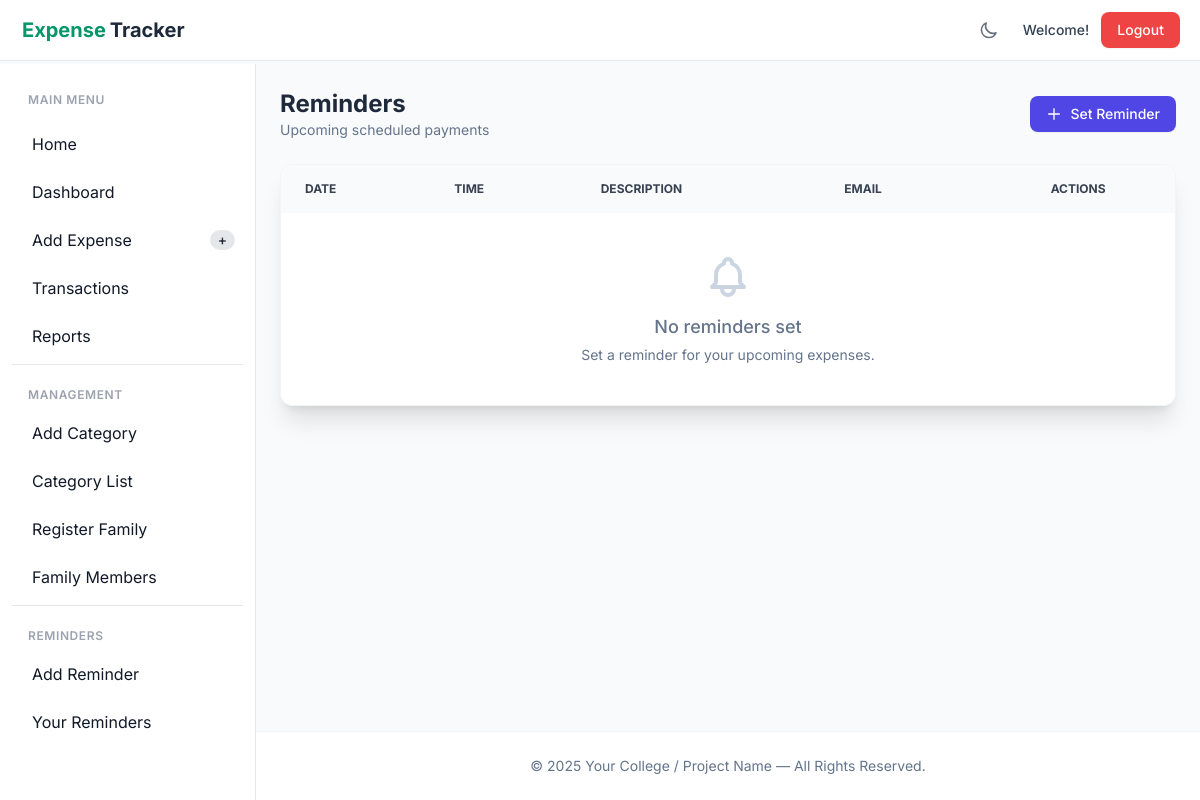
The page /user/reminder/list/ (signed in) on the database as committed earlier.
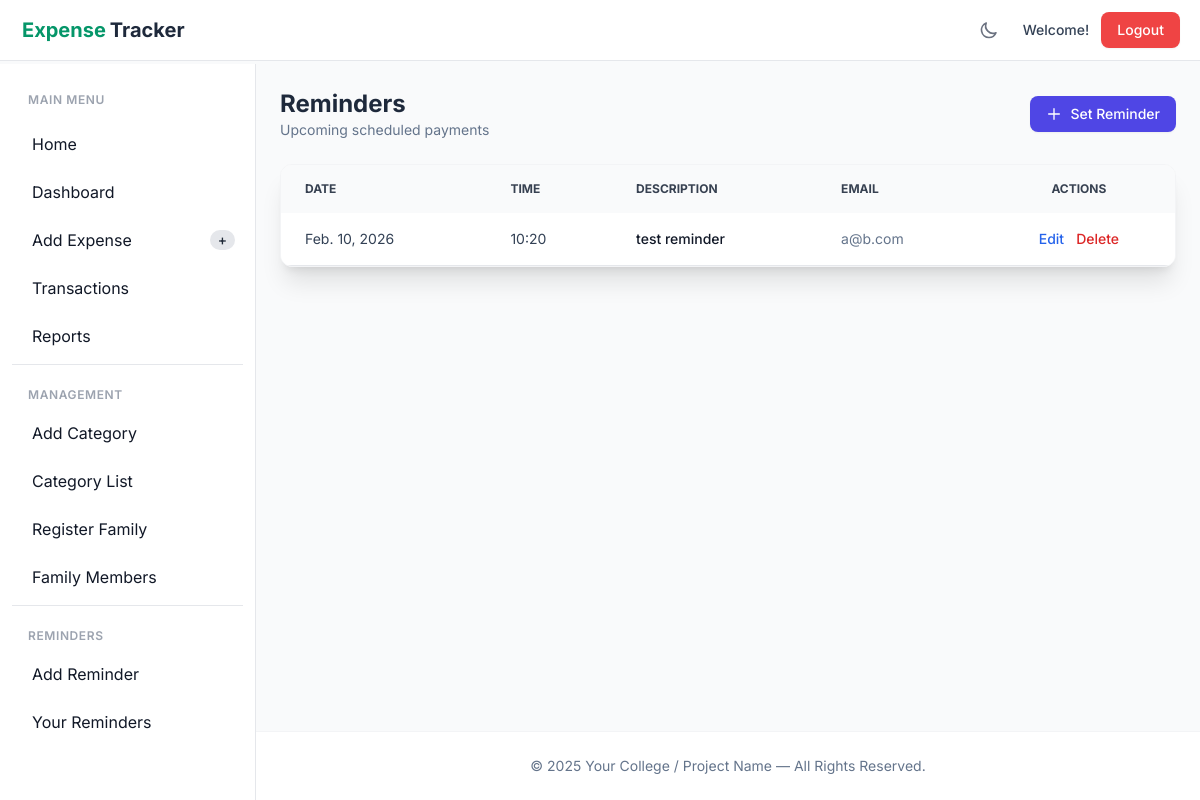
The same page on the database as committed later.
### user/models.py (models this page shows)
class Reminder(models.Model):
    date = models.DateField()
    time = models.CharField(max_length=50)
    Reminder_desc = models.CharField(max_length=100)
    Email_id = models.EmailField(max_length=100)
    by = models.ForeignKey(
        Registration,
        related_name="reminder",
        on_delete=models.PROTECT,
    )

### user/views.py (the view)
# urls.py: path('user/reminder/list/',views. reminder_list1, name='reminder_list1'),
def reminder_list1(request):
    user = request.session.get("user_id")
    logged_user = get_object_or_404(Registration,id=user)
    reminders = Reminder.objects.filter(by=logged_user)
    role = request.session.get('role')
    return render(request, 'reminder_list1.html', {
        'reminders': reminders,
        'role':role})

### user/templates/reminder_list1.html (shortened to what this page needs)
{% extends 'base_dashboard.html' %}
{% load static %}
{% block content %}
<div class="animate-fade-in-up">
  <div class="flex flex-col md:flex-row justify-between items-start md:items-center mb-6">
    <div>
      <h1 class="text-2xl font-bold text-slate-800 dark:text-white">Reminders</h1>
      <p class="text-slate-500 dark:text-slate-400 text-sm">Upcoming scheduled payments</p>
    </div>
    <a href="{% url 'Reminder1_page' %}"
      class="mt-4 md:mt-0 inline-flex items-center px-4 py-2 bg-indigo-600 hover:bg-indigo-700 text-white text-sm font-medium rounded-lg transition-colors shadow-sm">
      <svg class="w-4 h-4 mr-2" fill="none" stroke="currentColor" viewBox="0 0 24 24">
        <path stroke-linecap="round" stroke-linejoin="round" stroke-width="2" d="M12 4v16m8-8H4"></path>
      </svg>
      Set Reminder
    </a>
  </div>
  <div
    class="bg-white dark:bg-slate-800 rounded-xl shadow-xl border border-gray-100 dark:border-slate-700 overflow-hidden">
    <div class="overflow-x-auto">
      <table class="w-full text-sm text-left text-gray-500 dark:text-gray-400">
        <thead class="text-xs text-gray-700 uppercase bg-gray-50 dark:bg-slate-700 dark:text-gray-400">
          <tr>
            <th scope="col" class="px-6 py-4">Date</th>
            <th scope="col" class="px-6 py-4">Time</th>
            <th scope="col" class="px-6 py-4">Description</th>
            <th scope="col" class="px-6 py-4">Email</th>
            <th scope="col" class="px-6 py-4 text-center">Actions</th>
          </tr>
        </thead>
        <tbody>
          {% for r in reminders %}
          <tr
            class="bg-white border-b dark:bg-slate-800 dark:border-slate-700 hover:bg-gray-50 dark:hover:bg-slate-700/50 transition-colors">
            <td class="px-6 py-4 text-slate-700 dark:text-slate-300">
              {{ r.date }}
            </td>
            <td class="px-6 py-4 text-slate-700 dark:text-slate-300">
              {{ r.time }}
            </td>
            <td class="px-6 py-4 font-medium text-gray-900 dark:text-white">
              {{ r.Reminder_desc }}
            </td>
            <td class="px-6 py-4 text-slate-500 dark:text-slate-400">
              {{ r.Email_id }}
            </td>
            <td class="px-6 py-4 text-center">
              <div class="flex items-center justify-center space-x-3">
                <a href="{% url 'remind1_edit_page' r.id %}"
                  class="font-medium text-blue-600 dark:text-blue-500 hover:underline">Edit</a>
                <a href="{% url 'remind1_delete' r.id %}" onclick="return confirm('Delete this reminder?')"
                  class="font-medium text-red-600 dark:text-red-500 hover:underline">Delete</a>
              </div>
            </td>
          </tr>
          {% empty %}
          <tr>
            <td colspan="5" class="px-6 py-10 text-center text-slate-500 dark:text-slate-400">
              <div class="flex flex-col items-center justify-center">
                <p class="text-lg font-medium">No reminders set</p>
                <p class="text-sm mt-1">Set a reminder for your upcoming expenses.</p>
              </div>
            </td>
          </tr>
          {% endfor %}
        </tbody>
      </table>
    </div>
  </div>
</div>
{% endblock %}

Rows that differ between the two databases and show on the page:
added Reminder: date "Feb. 10, 2026", time "10:20", Reminder_desc "test reminder", Email_id "a@b.com"
Other text that changed with them:
text no longer shown: "No reminders set Set a reminder for your upcoming expenses."
